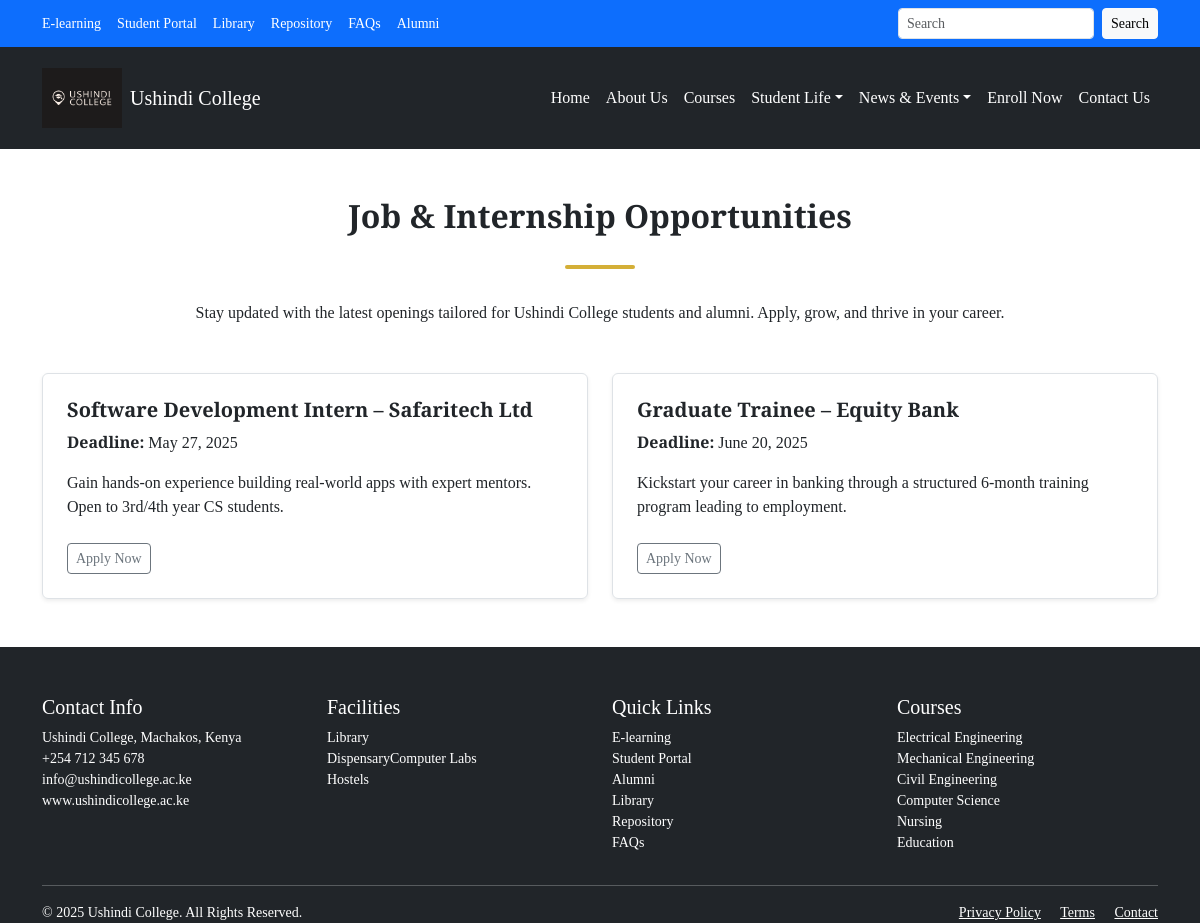
Screenshot of /jobs-internships-advertisements/ with the database file from the repository.
### myapp/models.py (models this page shows)
class JobsInternshipsAds(models.Model):
    title = models.CharField(max_length=100)
    deadline = models.DateField(blank=False)
    description = models.TextField(max_length=300)
    link = models.URLField(blank=False)

### myapp/views.py (the view)
# urls.py: path('jobs-internships-advertisements/', views.jobsInternships, name='jobsInternships'),
def jobsInternships(request):
    jobs_internships_ads = JobsInternshipsAds.objects.all()
    return render(request, 'jobs-internships.html', {'jobs_internships_ads': jobs_internships_ads})

### templates/jobs-internships.html (shortened to what this page needs)
{% extends 'master.html' %}
{% load static %}
{% block content %}
    <div class="container my-5">
        <div class="underline-title-wrap">
            <div class="underline-title">
                <h2 class="text-center fw-bold mb-4">Job & Internship Opportunities</h2>
            </div>
        </div>
        <p class="text-center mb-5">Stay updated with the latest openings tailored for Ushindi College students and
            alumni. Apply, grow, and thrive in your career.</p>
        <div class="row g-4">
            {% for item in jobs_internships_ads %}
                <div class="col-md-6">
                    <div class="p-4 border rounded shadow-sm h-100">
                        <h5 class="fw-bold">{{ item.title }}</h5>
                        <p><strong>Deadline:</strong> {{ item.deadline }}</p>
                        <p>{{ item.description }}</p>
                        <a href="{{ item.link }}" class="btn btn-sm btn-outline-secondary mt-2">Apply Now</a>
                    </div>
                </div>
            {% endfor %}
        </div>
    </div>
{% endblock %}

### myapp/static/css/main.css (style rules this page uses)
* { margin: 0; padding: 0; box-sizing: border-box; }
body { font-family: "Source Serif 4", serif; }
.underline-title-wrap { text-align: center; position: relative; margin-bottom: 2rem; }
.underline-title { font-weight: bold; display: inline-block; padding-bottom: 10px; position: relative; }
.underline-title::after { content: ""; position: absolute; bottom: 0; left: 50%; width: 70px; height: 4px; background-color: #d4af37; transform: translateX(-50%); border-radius: 2px; }

### rows the page displays
JobsInternshipsAds: title "Software Development Intern – Safaritech Ltd", deadline "May 27, 2025", description "Gain hands-on experience building real-world apps with expert mentors. Open to 3rd/4th year CS students."
JobsInternshipsAds: title "Graduate Trainee – Equity Bank", deadline "June 20, 2025", description "Kickstart your career in banking through a structured 6-month training program leading to employment."
